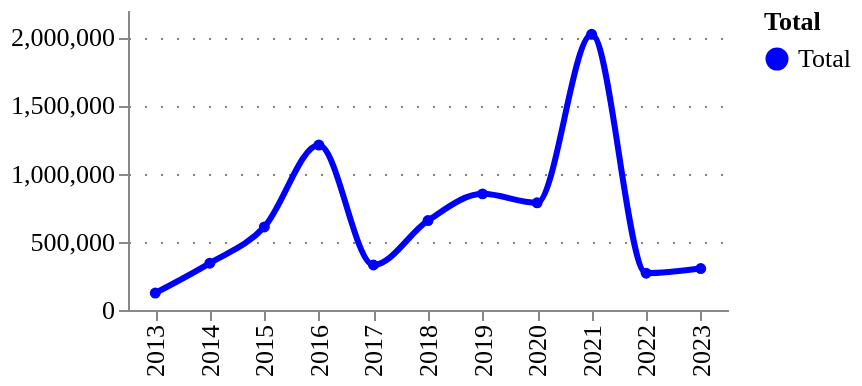

The notebook cell saved with this chart:
### Markdown cell above
### Growth and total early-years digital tech investment

Figure 2

### Code cell
# Filter only technology projects
crunchbase_tech_type_df = (
    crunchbase_exploded_df
    .query("id in @crunchbase_tech_ids")
    .drop_duplicates(['id'])
)

ts_amounts_tech = utils.get_timeseries(crunchbase_tech_type_df, column='amount')
ts_counts_tech = utils.get_timeseries(crunchbase_tech_type_df, column='id')
utils.plot_quick_ts(ts_amounts_tech, 'amount')

### Figure 1 — Vega-Lite specification as saved in the notebook (floating-point values rounded to 4 significant figures)
{"config": {"title": {"font": "Averta", "anchor": "start"}, "subtitle": {"font": "Averta"}, "axis": {"labelFont": "Averta", "titleFont": "Averta", "gridColor": "grey", "gridDash": [1, 7], "labelFontSize": 13, "titleFontSize": 13}, "header": {"labelFont": "Averta", "titleFont": "Averta"}, "legend": {"labelFont": "Averta", "titleFont": "Averta", "labelFontSize": 13, "titleFontSize": 13}, "range": {"category": ["#0000FF", "#FDB633", "#18A48C", "#9A1BBE", "#EB003B", "#FF6E47", "#646363", "#0F294A", "#97D9E3", "#A59BEE", "#F6A4B7", "#D2C9C0", "#FFFFFF", "#000000"], "ordinal": {"scheme": ["#0000FF", "#FDB633", "#18A48C", "#9A1BBE", "#EB003B", "#FF6E47", "#646363", "#0F294A", "#97D9E3", "#A59BEE", "#F6A4B7", "#D2C9C0", "#FFFFFF", "#000000"]}}, "view": {"strokeWidth": 0}}, "data": {"name": "data-aa128e79654823ab2de17bd7d5098fd4"}, "mark": {"type": "line", "interpolate": "monotone", "point": {"filled": true, "size": 30}, "size": 3, "strokeDash": [0]}, "encoding": {"color": {"field": "Total", "legend": {"orient": "right"}, "scale": {}, "type": "nominal"}, "tooltip": [{"field": "year", "title": "Year", "type": "ordinal"}, {"field": "Total", "type": "nominal"}, {"field": "amount", "format": ".3f", "title": "", "type": "quantitative"}], "x": {"field": "year", "title": "", "type": "ordinal"}, "y": {"field": "amount", "title": "", "type": "quantitative"}}, "height": 150, "title": {"anchor": "start", "text": "", "fontSize": 14, "subtitle": "", "subtitleFont": "Averta", "subtitleFontSize": 13}, "width": 300, "$schema": "https://vega.github.io/schema/vega-lite/v5.17.0.json", "datasets": {"data-aa128e79654823ab2de17bd7d5098fd4": [{"year": 2013, "amount": 124400.0, "Total": "Total"}, {"year": 2014, "amount": 343400.0, "Total": "Total"}, {"year": 2015, "amount": 609400.0, "Total": "Total"}, {"year": 2016, "amount": 1210000.0, "Total": "Total"}, {"year": 2017, "amount": 330000.0, "Total": "Total"}, {"year": 2018, "amount": 656100.0, "Total": "Total"}, {"year": 2019, "amount": 851700.0, "Total": "Total"}, {"year": 2020, "amount": 786000.0, "Total": "Total"}, {"year": 2021, "amount": 2022000.0, "Total": "Total"}, {"year": 2022, "amount": 269600.0, "Total": "Total"}, {"year": 2023, "amount": 303700.0, "Total": "Total"}]}}
